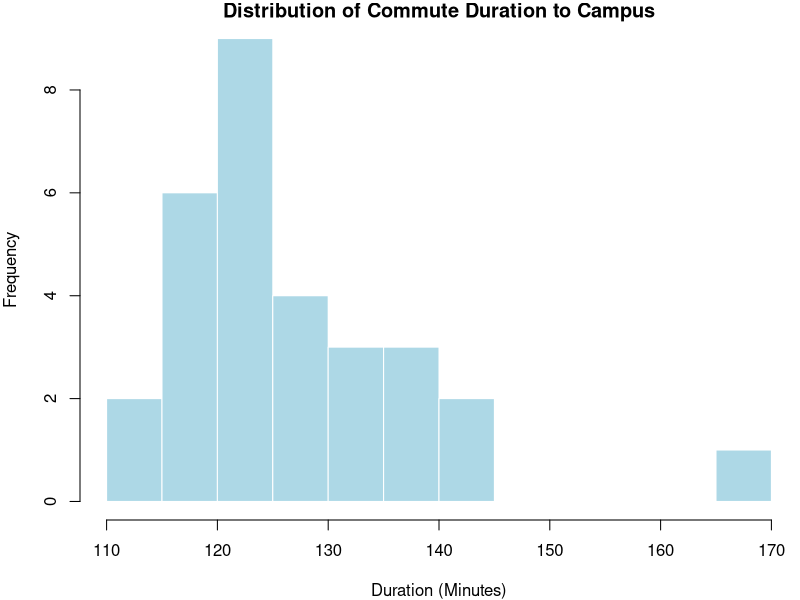
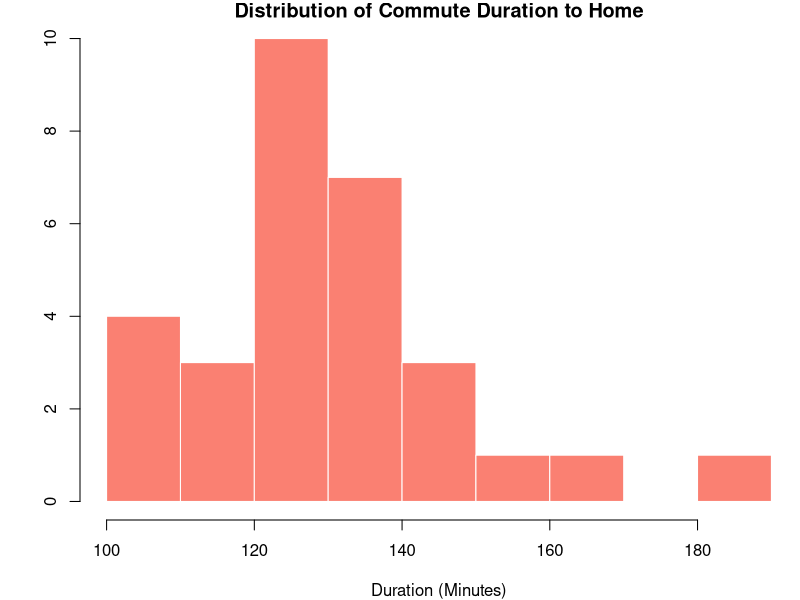
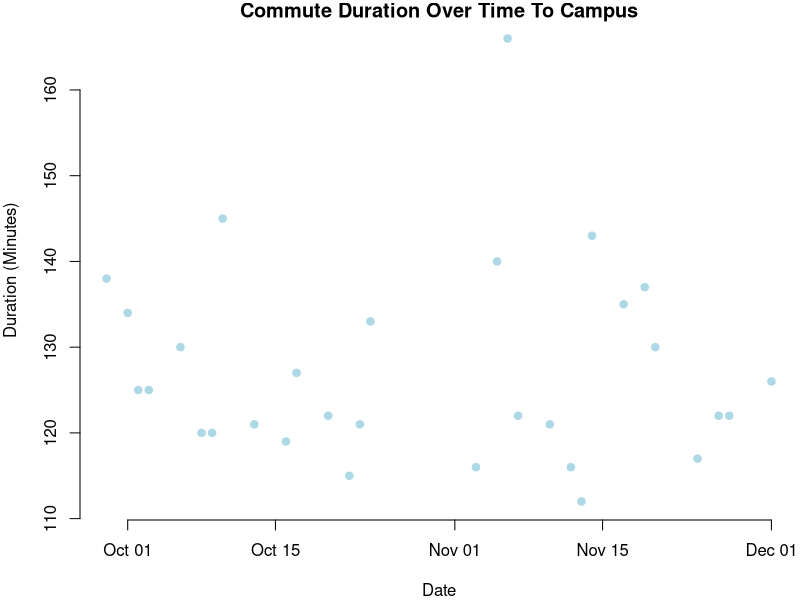
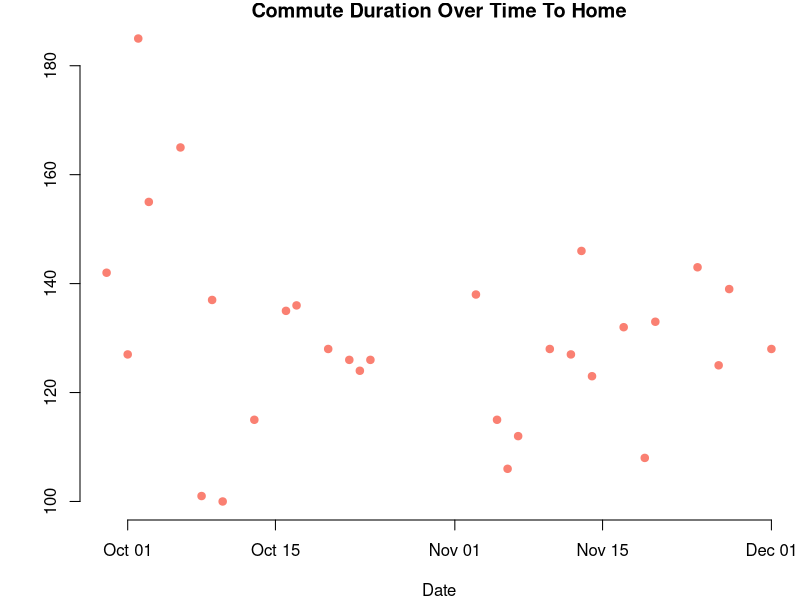
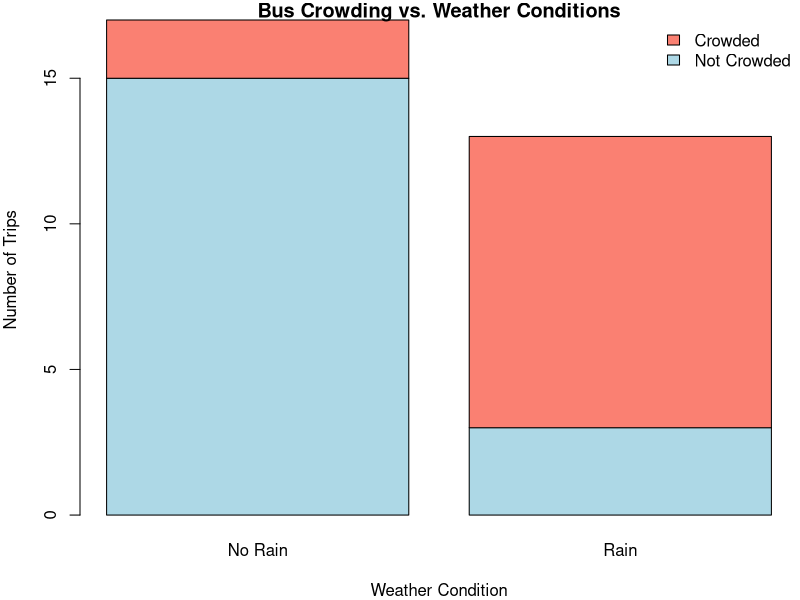
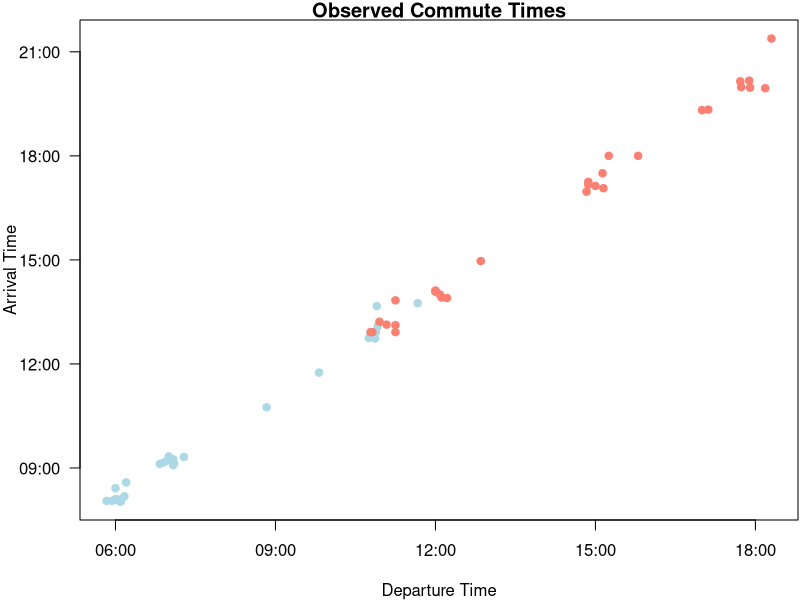
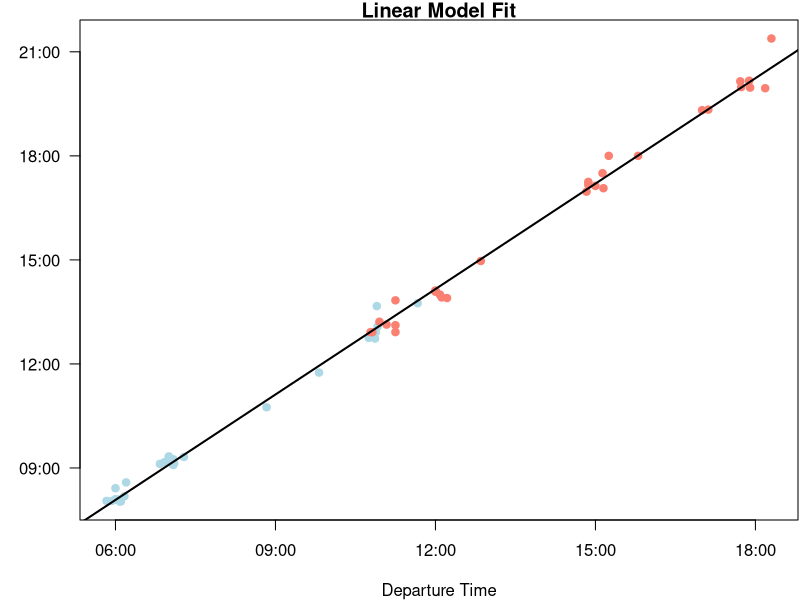
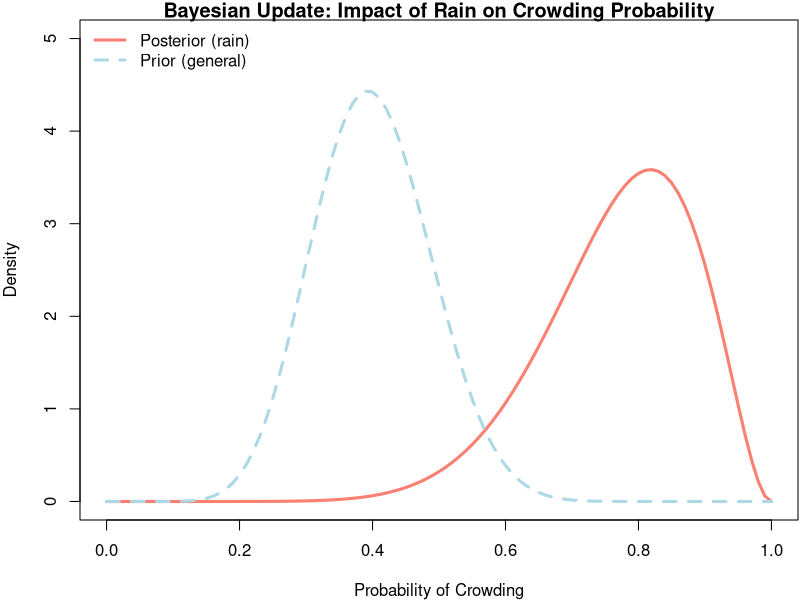

These figures' R source, in order:
## ---- chunk 1
knitr::opts_chunk$set(fig.pos="H", fig.showtext = TRUE, out.extra="", dev="cairo_pdf")
## ---- chunk 2
bus_data <- read.csv("bus_trip_data.csv")
bus_data$date <- as.Date(bus_data$date) # Convert date column to R Date type
## ---- chunk 3
df_display_1 <- bus_data[ , 1:5]
knitr::kable(head(df_display_1, 2), booktabs = TRUE)
## ---- chunk 4
df_display_2 <- bus_data[ , 6:10]
knitr::kable(head(df_display_2, 2), booktabs = TRUE)
## ---- chunk 5
# Remove them to keep the environment clean
rm(df_display_1, df_display_2)
## ---- chunk 6
par(mar = c(4, 4, 1, .1))

hist(bus_data$dur_to_campus, 
     main = "Distribution of Commute Duration to Campus",
     xlab = "Duration (Minutes)", 
     col = "lightblue", 
     border = "white",
     breaks = 10)

hist(bus_data$dur_to_home,
     main = "Distribution of Commute Duration to Home",
     xlab = "Duration (Minutes)",
     ylab = "", # No Y label needed on 2nd plot
     col = "salmon", 
     border = "white",
     breaks = 10)
## ---- chunk 7
par(mar = c(4, 4, 1, .1))

plot(bus_data$date, bus_data$dur_to_campus,
     main = "Commute Duration Over Time To Campus",
     xlab = "Date",
     ylab = "Duration (Minutes)",
     pch = 19,
     col = "lightblue",
     frame.plot = FALSE)

plot(bus_data$date, bus_data$dur_to_home,
     main = "Commute Duration Over Time To Home",
     xlab = "Date",
     ylab = "", # No Y label needed on 2nd plot
     pch = 19,
     col = "salmon",
     frame.plot = FALSE)
## ---- chunk 8
# 'Rain' on the X-axis and 'Crowded' stacked as the bars
counts <- table(bus_data$crowded_unilink_to_home, bus_data$rain_to_home)

# Rename the rows & cols for a cleaner plot text
colnames(counts) <- c("No Rain", "Rain")
rownames(counts) <- c("Not Crowded", "Crowded")

barplot(counts,
        main = "Bus Crowding vs. Weather Conditions",
        xlab = "Weather Condition",
        ylab = "Number of Trips",
        col = c("lightblue", "salmon"),
        legend = rownames(counts),
        args.legend = list(x = "topright", bty = "n"))

rm(counts)
## ---- chunk 9
t_result <- t.test(bus_data$dur_to_home, bus_data$dur_to_campus,
                   paired = TRUE, alternative = "greater")
t_result
## ---- chunk 10
stats_table <- data.frame(
  "T_Statistic" = round(t_result$statistic, 2),
  "Degrees_of_Freedom"          = round(t_result$parameter, 0),
  "p_Value"     = format.pval(t_result$p.value, digits = 3),
  "Mean_Difference"   = paste(round(t_result$estimate, 1), "min")
)
knitr::kable(stats_table, align = "c", booktabs = TRUE) # Center align the columns
rm(stats_table)
## ---- chunk 11
# Combine the departure times and arrival times for campus and home trips
all_dep <- c(bus_data$dep_to_campus, bus_data$dep_to_home)
all_arr <- c(bus_data$arr_to_campus, bus_data$arr_to_home)

# Convert Strings to POSIXct (Date-Time objects)
# We use a dummy date so R sees them as times on the same timeline
dep_time <- as.POSIXct(all_dep, format="%I:%M:%S %p")
arr_time <- as.POSIXct(all_arr, format="%I:%M:%S %p")

# Calculate the Linear Model
fit <- lm(as.numeric(arr_time) ~ as.numeric(dep_time))
fit
## ---- chunk 12
coefs <- summary(fit)$coefficients
rownames(coefs) <- c("Intercept (Unix Epoch)", "Departure Time")
knitr::kable(coefs, digits = 4, booktabs = TRUE)
rm(coefs)
## ---- chunk 13
# Assign Colors based on Source
# First half is Campus (Light blue), Second half is Home (Salmon)
point_colors <- c(rep("lightblue", nrow(bus_data)), rep("salmon", nrow(bus_data)))

# Setup Split View
par(mar = c(4, 4, 1, .1))

# --- PLOT 1: Scatter Plot Only ---
plot(arr_time ~ dep_time,
     main = "Observed Commute Times",
     xlab = "Departure Time", ylab = "Arrival Time",
     pch = 19, col = point_colors,
     axes = FALSE) # Hide default axes

# Draw custom axes
axis.POSIXct(1, dep_time, format="%H:%M")
axis.POSIXct(2, arr_time, format="%H:%M", las=1)
box() # Adds box frame back around plot

# --- PLOT 2: With Regression Line ---
plot(arr_time ~ dep_time,
     main = "Linear Model Fit",
     xlab = "Departure Time", ylab = "", # No Y label needed on 2nd plot
     pch = 19, col = point_colors,
     axes = FALSE)

axis.POSIXct(1, dep_time, format="%H:%M")
axis.POSIXct(2, arr_time, format="%H:%M", las=1)
box()

# Add the regression line
abline(fit, col = "black", lwd = 2)
## ---- chunk 14
# Remove them to keep the environment clean
rm(all_dep, all_arr, dep_time, arr_time, point_colors)
## ---- chunk 15
contingency_table <- table(bus_data$rain_to_home, bus_data$crowded_unilink_to_home)
rownames(contingency_table) <- c("Clear Weather", "Raining")
colnames(contingency_table) <- c("Not Crowded", "Crowded")
contingency_table
## ---- chunk 16
knitr::kable(contingency_table, booktabs = TRUE)
## ---- chunk 17
fisher_result <- fisher.test(contingency_table, alternative = "greater")
fisher_result
## ---- chunk 18
fisher_stats <- data.frame(
  "Odds_Ratio" = round(fisher_result$estimate, 2),
  "p_Value"    = format.pval(fisher_result$p.value, digits = 3),
  row.names    = NULL # Removes row numbers for a cleaner look
)
knitr::kable(fisher_stats, booktabs = TRUE, align = "c")
rm(fisher_stats)
## ---- chunk 19
# Order days logically (Mon-Fri), not alphabetically
days <- factor(
  bus_data$day_of_week,
  levels = c("Monday", "Wednesday", "Thursday", "Friday") # No Tuesday trips
  )
contingency_table_chi <- table(bus_data$crowded_unilink_to_home, days)
rownames(contingency_table_chi) <- c("Not Crowded", "Crowded")
contingency_table_chi
## ---- chunk 20
knitr::kable(contingency_table_chi, booktabs = TRUE)
rm(days)
## ---- chunk 21
chi_result <- chisq.test(contingency_table_chi, simulate.p.value = TRUE)
chi_result
## ---- chunk 22
chi_stats <- data.frame(
  "Chi_Square" = round(chi_result$statistic, 2),
  "p_Value"    = format.pval(chi_result$p.value, digits = 3),
  row.names    = NULL
  )
knitr::kable(chi_stats, booktabs = TRUE, align = "c")
rm(chi_stats)
## ---- chunk 23
# The columns are stored as TRUE (1) and FALSE (0)
# So the mean is the probability of TRUE (1)
p_H <- mean(bus_data$crowded_unilink_to_home)
p_not_H <- 1 - p_H

crowded_days <- subset(bus_data, crowded_unilink_to_home == TRUE)
not_crowded_days <- subset(bus_data, crowded_unilink_to_home == FALSE)

p_D_given_H <- mean(crowded_days$rain_to_home)
p_D_given_not_H <- mean(not_crowded_days$rain_to_home)

p_posterior <- (p_H * p_D_given_H) / ((p_H * p_D_given_H) + (p_not_H * p_D_given_not_H))

risk_factor <- p_posterior / p_H
## ---- chunk 24
# We need counts for alpha/beta parameters
total_trips <- nrow(bus_data)
crowded_trips <- sum(bus_data$crowded_unilink_to_home) # TRUE is 1, FALSE is 0
rain_trips <- subset(bus_data, rain_to_home == TRUE)
crowded_rain <- sum(rain_trips$crowded_unilink_to_home)

alpha_prior <- crowded_trips
beta_prior <- (total_trips - crowded_trips)

alpha_post <- crowded_rain
beta_post <- (nrow(rain_trips) - crowded_rain)

# Plotting
curve(dbeta(x, alpha_post, beta_post), from = 0, to = 1,
      col = "salmon", lwd = 3, lty = 1,
      main = "Bayesian Update: Impact of Rain on Crowding Probability",
      xlab = "Probability of Crowding", ylab = "Density",
      ylim = c(0, 5)) # To ensure both plots fit vertically

curve(dbeta(x, alpha_prior, beta_prior), add = TRUE, 
      col = "lightblue", lwd = 3, lty = 2)

legend("topleft", legend = c("Posterior (rain)", "Prior (general)"),
       col = c("salmon", "lightblue"), lwd = 3, lty = c(1, 2), bty = "n")
